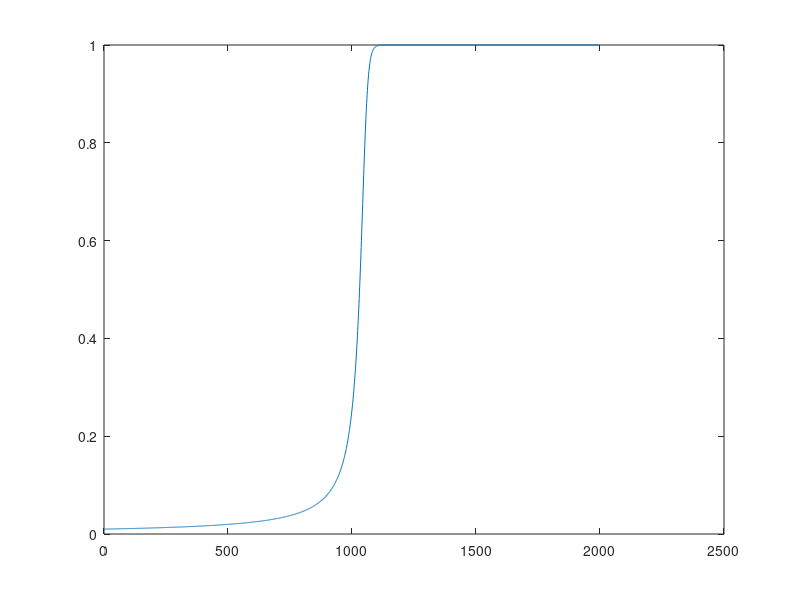

Write MATLAB code to recreate this figure.
d = 0.01;
% d = 0.01, 0.005, 0.001
% h = 0.1, 0.01, 0.001
h = 0.1;

% dy/dt = y^2 - y^3 
% y' = y^2 - y^3 

% 0 < t < 2/d
% y(0) = d
% ? E_avg
% ? E_max

% EXPLICIT EULER
% y_{i+1} = y_{i} + hf(t_{i}, y_{i})
% our f is y^2 - y^3

y = zeros(2001,1);

y(1) = d;

for i=2:2001    
    y(i) = y(i-1) + h*(y(i-1)^2 - y(i-1)^3);
end

plot(y)
